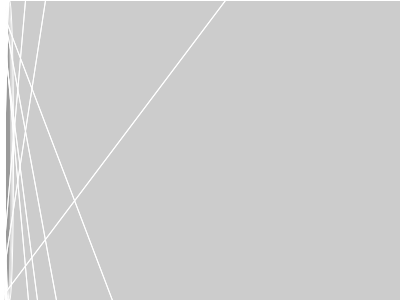
Frame 1 (no input)
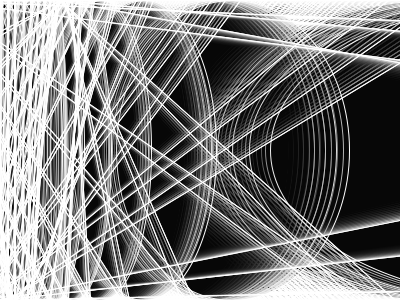
Frame 60 (the mouse pressed at the canvas centre just before this capture)
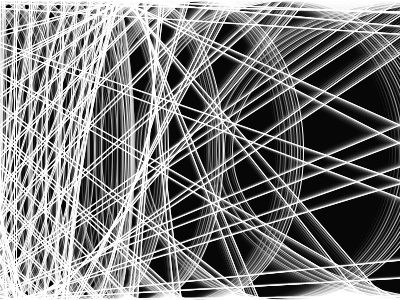
Frame 120 (the mouse held since frame 60 and released just before this capture)

The Processing sketch that drew these frames (run headless with seeded random() and noise(); from frame 60 on, the mouse is pressed at the canvas centre):

// Processing sketch: processing_2965
// ── processing_2965.pde


 void setup(){ 
size(400,300); //tamaño en pixeles de la reproducción
smooth(); //suavizado
fill(mouseX, 17);//color de relleno, degradación
stroke(255);//color
  strokeWeight(3/2); //grosor de los bordes de línea
loop();
} 
 
void draw() 
{ 
  
  for (int k=0;k<100;k++) //para que se cumplan los enunciados de abajo y poder formar los círculos
  {      
   ellipse (frameCount*cos(k), 150,frameCount*sin(k),height);  
      ellipse (frameCount*sin(k), width* height,frameCount*cos(k),width);
    ellipse (frameCount*tan(k), 150,frameCount*tan(k),height);  
      ellipse (frameCount*sin(k)/2, width* height,frameCount*cos(k)/2,width);
      
     ellipse (frameCount*cos(k)*10, 0,frameCount*tan(k)*5, 0);  
      ellipse (frameCount*sin(k), height* height,frameCount*cos(k),width*width);
   
  } 
    for (int j=0;j<100;j++) //para las líneas que se van estirando 
  {     
  
    line (frameCount*tan(j)/sin(j),0,frameCount*cos(j)/sin(j),height); 
    line (frameCount*sin(j)/tan(j),0,frameCount*cos(j)*sin(j),width);line (frameCount*tan(j)/sin(j),0,frameCount*cos(j)/sin(j),height);//líneas que forman la telaraña
 
} 
}
